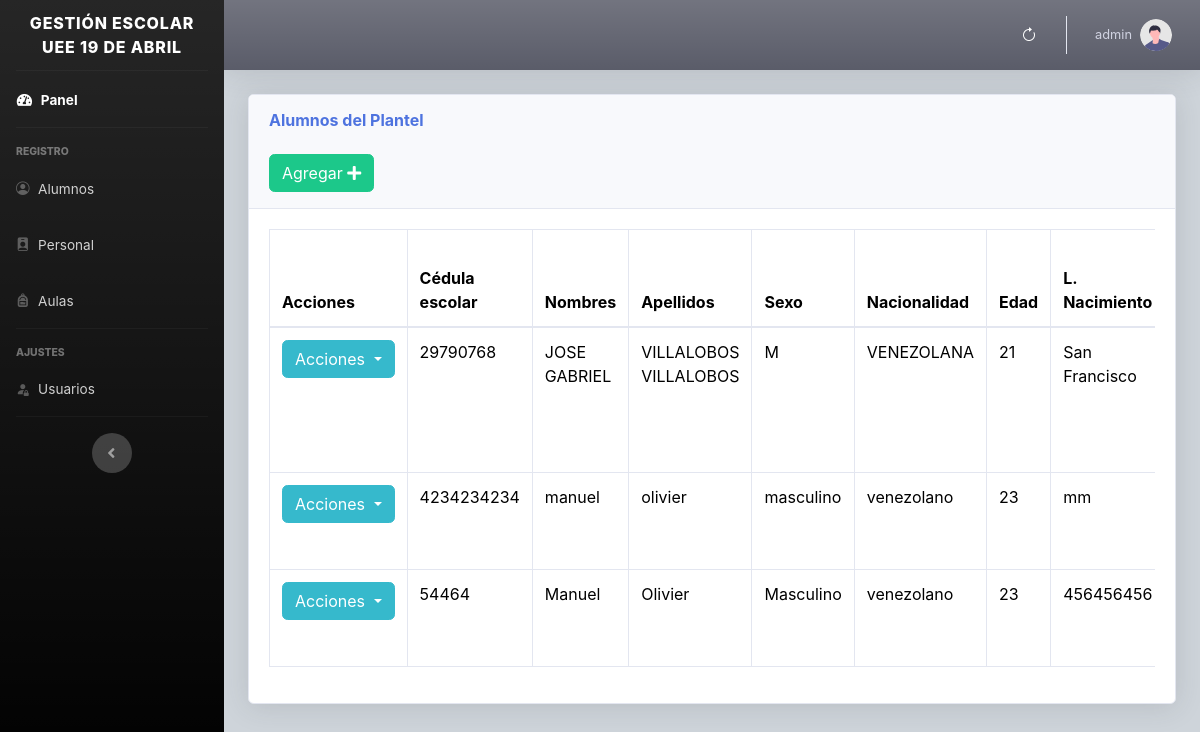
Before: /views/alumnos.php (signed in) with the older database file.
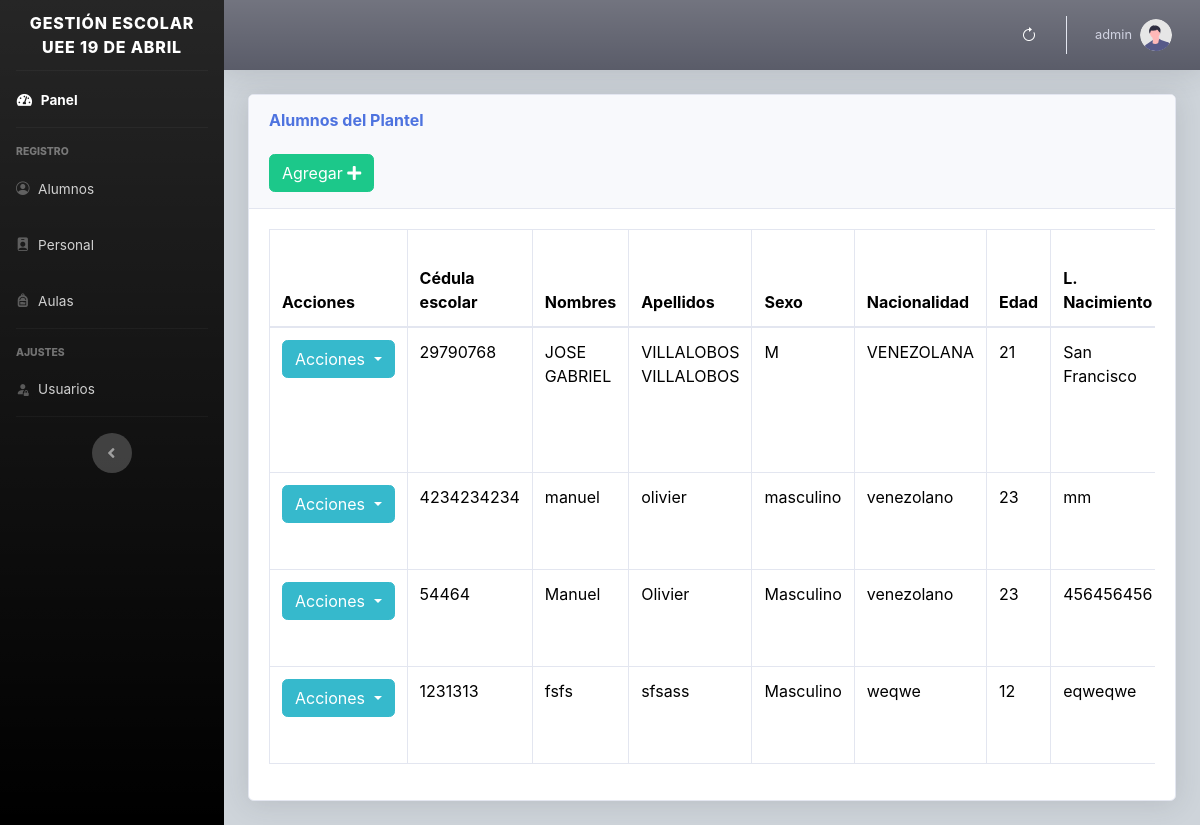
After: the same page with the newer database file.
### tables this page shows
CREATE TABLE `alumnos` (
  `id` int(11) NOT NULL,
  `nombre` varchar(100) NOT NULL,
  `apellido` varchar(100) NOT NULL,
  `cedula_escolar` varchar(50) NOT NULL,
  `sexo` varchar(50) NOT NULL,
  `nacionalidad` varchar(150) NOT NULL,
  `edad` varchar(50) NOT NULL,
  `lugar` varchar(100) NOT NULL,
  `birthdate` date NOT NULL,
  `direccion` varchar(200) NOT NULL,
  `telefono` varchar(30) NOT NULL,
  `procede` varchar(100) NOT NULL,
  `tipo` varchar(100) NOT NULL,
  `nro_hermanos` varchar(30) NOT NULL,
  `est_hermanos` varchar(30) NOT NULL,
  `enfermedades` varchar(200) NOT NULL,
  `vacunas` varchar(200) NOT NULL,
  `vive` varchar(200) NOT NULL,
  `id_rep` varchar(30) NOT NULL,
  `rep` varchar(100) NOT NULL,
  `parentesco` varchar(100) NOT NULL,
  `rep_edad` varchar(30) NOT NULL,
  `rep_nacimiento` date NOT NULL,
  `rep_lugar` varchar(100) NOT NULL,
  `rep_nacionalidad` varchar(100) NOT NULL,
  `estado_civil` varchar(100) NOT NULL,
  `profesion` varchar(100) NOT NULL,
  `inscripcion` date NOT NULL,
  `id_grado` int(11) NOT NULL,
  `id_rep2` tinyint(4) DEFAULT NULL,
  `rep2` tinytext DEFAULT NULL,
  `parentesco2` tinytext DEFAULT NULL,
  `rep2_edad` tinyint(4) DEFAULT NULL,
  `rep2_nacimiento` date DEFAULT NULL,
  `rep2_lugar` tinytext DEFAULT NULL,
  `rep2_nacionalidad` tinytext DEFAULT NULL,
  `estado_civil2` tinytext DEFAULT NULL,
  `profesion2` tinytext DEFAULT NULL,
  `fecha` timestamp NOT NULL DEFAULT current_timestamp() ON UPDATE current_timestamp(),
  `imagen` text NOT NULL
);

### views/alumnos.php (the view, shortened to what this page needs)
<?php include "../includes/header.php"; ?>
<body id="page-top">
    <div class="container-fluid">
        <div class="card shadow mb-4">
            <div class="card-header py-3" id="barra">
                <h6 class="m-0 font-weight-bold text-primary">Alumnos del Plantel</h6>
                <?php if ($_SESSION["type"] != 3) { ?>
                    <br>
                    <button type="button" class="btn btn-success" data-bs-toggle="modal" data-bs-target="#alumno">
                    <span class="glyphicon glyphicon-plus"></span> Agregar <i class="fa fa-plus"></i> </a></button>
                <?php }
                ?>
            </div>
            <div class="card-body">
                <div class="table-responsive">
                    <table class="table table-bordered" id="tabla" width="100%" cellspacing="0">
                        <thead>
                            <tr>
                                <th class='ver'>Acciones</th>
                                <th class='ver'>Cédula escolar</th>
                                <th class='ver'>Nombres</th>
                                <th class='ver'>Apellidos</th>
                                <th>Sexo</th>
                                <th>Nacionalidad</th>
                                <th>Edad</th>
                                <th>L. Nacimiento</th>
                            </tr>
                        </thead>
                        <tbody>
                            <?php
                            require_once("../includes/db.php");
                            $result = mysqli_query($conexion, "SELECT * FROM alumnos ");
                            while ($fila = mysqli_fetch_assoc($result)) :
                            ?>
                                <tr>
                                    <td>
                                        <?php if ($_SESSION["type"] != 3) { ?>
                                        <div class="dropdown">
                                            <button class="btn btn-info dropdown-toggle" type="button" data-bs-toggle="dropdown" aria-expanded="false">
                                                Acciones
                                            </button>
                                        </div>
                                        <?php }
                                        ?>
                                    </td>
                                    <td><?php echo $fila['cedula_escolar']; ?></td>
                                    <td><?php echo $fila['nombre']; ?></td>
                                    <td><?php echo $fila['apellido']; ?></td>
                                    <td><?php echo $fila['sexo']; ?></td>
                                    <td><?php echo $fila['nacionalidad']; ?></td>
                                    <td><?php echo $fila['edad']; ?></td>
                                    <td><?php echo $fila['lugar']; ?></td>
                                </tr>
                            <?php endwhile; ?>
                        </tbody>
                    </table>
                </div>
            </div>
        </div>
    </div>
    </div>
    </div>
    </div>
</body>
<?php include "../includes/footer.php"; ?>
</html>

Changed rows visible on the page:
added alumnos: cedula_escolar "1231313", nombre "fsfs", apellido "sfsass", sexo "Masculino", nacionalidad "weqwe", edad "12", lugar "eqweqwe"
